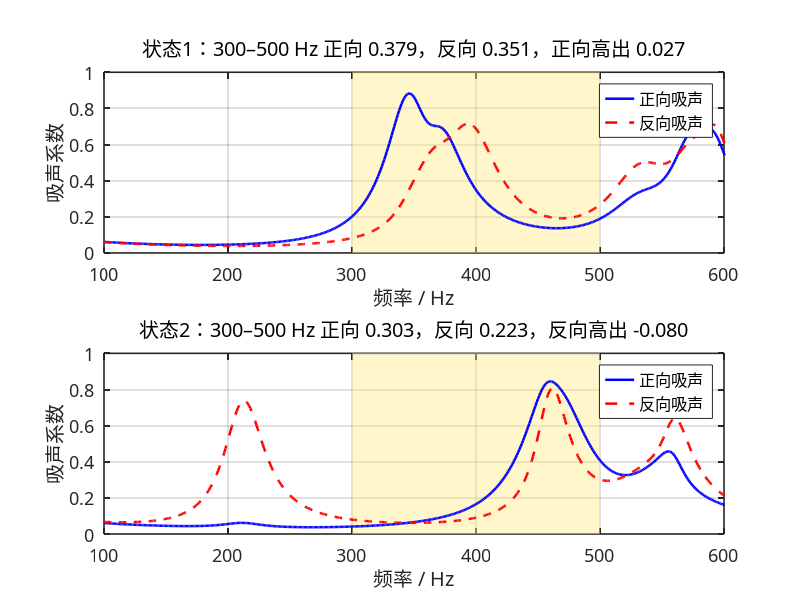

Reproduce this figure in MATLAB.
clear;
clc;
close all;

%% 1. 基本参数

f = 100:1:700;
omega = 2*pi*f;
Nf = length(f);

rho0 = 1.29;
c0 = 343;
eta = 1.89e-5;
kappa = 0.026;
Cv = 712;
gamma = 1.4;

P0 = rho0*c0^2/gamma;
Z0 = rho0*c0;

nu = eta/rho0;
mu_bar = kappa/(rho0*Cv);

W = 30e-3;
L = 30e-3;
S = W*L;

Nc = 4;

%% 2. 四单胞结构参数

% 三层微穿孔板厚度（m）。两态共用。
t = 2e-3*ones(Nc,3);

% 12 个孔径（m）。每行一个单胞，三列是三块板。两态共用。
d = 1e-3 * [
    3.482200  2.557212  3.016465;
    3.171422  0.306105  1.864388;
    4.752211  3.626446  4.791769;
    4.101110  4.167272  6.267081
];

% 状态 1 的 8 个实际腔高（m）。由逆向网络从目标曲线直接给出。
H1 = 1e-3 * [
    67.303788  52.646010;
    65.124762  29.678246;
    46.084503  60.239192;
    56.133316  29.387271
];

% 状态 2 只改这 8 个实际腔高（m）。
H2 = 1e-3 * [
    41.637306  48.051065;
    45.438458  69.496983;
    39.742972  55.336947;
    58.474866  46.266541
];

n_holes = ones(Nc,3);
phi = pi*d.^2.*n_holes/(4*S);
weight = ones(1,Nc)/Nc;

%% 3. 折纸几何

a = 30;       % mm
hc = 20;      % mm
n0 = 4;
beta = 45;    % degree

%% 4. 微穿孔板阻抗（孔径不变，只算一次）

Zp = complex(zeros(Nc,3,Nf));

for s = 1:Nc
    for j = 1:3
        y = (d(s,j)/2)./sqrt(eta./(rho0*omega));
        q = y*sqrt(-1i);
        F = 1-2*besselj(1,q)./(q.*besselj(0,q));
        Z = 1i*omega*rho0*t(s,j)./(phi(s,j).*F) ...
          + sqrt(2)*eta*y./(phi(s,j)*d(s,j)) ...
          + 1i*0.85*omega*rho0*d(s,j)/phi(s,j);
        Zp(s,j,:) = reshape(Z,1,1,Nf);
    end
end

%% 5. Full Stinson Model（与腔高无关，只算一次）

N = 200;

Sv = zeros(1,Nf);
St = zeros(1,Nf);

for m = 0:N
    am = (2*m+1)*pi/W;
    for n = 0:N
        bn = (2*n+1)*pi/L;
        lambda2 = am^2+bn^2;
        wmn = 1/(am^2*bn^2);
        Sv = Sv + wmn*lambda2./(lambda2+1i*omega/nu);
        St = St + wmn*lambda2./(lambda2+1i*omega/mu_bar);
    end
end

Fv = 64*Sv/(W^2*L^2);
Ft = 64*St/(W^2*L^2);

rho_eff = rho0./(1-Fv);
K_eff = gamma*P0./(1+(gamma-1)*Ft);

k_eff = omega.*sqrt(rho_eff./K_eff);
Z_eff = sqrt(rho_eff.*K_eff);

%% 6. 两种腔高分别算正反向吸声

Hstate = cat(3,H1,H2);
alpha = zeros(2,2,Nf);

for state = 1:2
    H = Hstate(:,:,state);
    H_mm = H*1e3;
    h = H_mm/n0;

    if any(H_mm(:)<=0) || any(H_mm(:)>n0*hc)
        error('状态 %d 的腔高必须满足 0 < H <= %.0f mm。', state, n0*hc);
    end

    q = sqrt(max(0,hc^2-h.^2));
    V11 = a.*h.*q/16;
    V12 = h.*(a-hc).*q/(16*tand(beta));
    V13 = h.*q/24.*(hc/tand(beta)-q/2);
    V_mm3 = 8*n0.*(a^2.*h/8-V11-V12-V13);

    if any(V_mm3(:)<=0)
        error('状态 %d 的折纸腔体积出现非正值。', state);
    end

    H_eq = V_mm3*1e-9/S;

    fprintf('\n========== 状态 %d ==========\n', state);
    disp('实际腔高（mm）：');
    disp(H_mm);
    disp('等效腔高（mm）：');
    disp(H_eq*1e3);

    rf = complex(zeros(1,Nf));
    rb = complex(zeros(1,Nf));
    tau = complex(zeros(1,Nf));

    for ii = 1:Nf
        Y_total = complex(zeros(2,2));
        k = k_eff(ii);
        Z = Z_eff(ii);

        for s = 1:Nc
            Tp1 = [1,Zp(s,1,ii);0,1];
            Tp2 = [1,Zp(s,2,ii);0,1];
            Tp3 = [1,Zp(s,3,ii);0,1];

            Hc1 = H_eq(s,1);
            Hc2 = H_eq(s,2);
            Tc1 = [cos(k*Hc1),1i*Z*sin(k*Hc1);
                   1i*sin(k*Hc1)/Z,cos(k*Hc1)];
            Tc2 = [cos(k*Hc2),1i*Z*sin(k*Hc2);
                   1i*sin(k*Hc2)/Z,cos(k*Hc2)];

            Tm = Tp1*Tc1*Tp2*Tc2*Tp3;
            A = Tm(1,1);
            B = Tm(1,2);
            C = Tm(2,1);
            D = Tm(2,2);
            Ys = [D/B,C-A*D/B;1/B,-A/B];
            Y_total = Y_total+weight(s)*Ys;
        end

        Y11 = Y_total(1,1);
        Y12 = Y_total(1,2);
        Y21 = Y_total(2,1);
        Y22 = Y_total(2,2);

        A = -Y22/Y21;
        B = 1/Y21;
        C = Y12-Y11*Y22/Y21;
        D = Y11/Y21;

        den = A+B/Z0+C*Z0+D;
        tau(ii) = 2/den;
        rf(ii) = (A+B/Z0-C*Z0-D)/den;
        rb(ii) = (-A+B/Z0-C*Z0+D)/den;
    end

    alpha(state,1,:) = 1-abs(rf).^2-abs(tau).^2;
    alpha(state,2,:) = 1-abs(rb).^2-abs(tau).^2;
end

%% 7. 300–500 Hz 平均吸声

band = f>=300 & f<=500;
names = {'状态1','状态2'};

fprintf('\n========== 300–500 Hz ==========\n');
for state = 1:2
    af = squeeze(alpha(state,1,band)).';
    ab = squeeze(alpha(state,2,band)).';
    if state == 1
        gap = mean(af)-mean(ab);
        fprintf('%s  正向 %.4f  反向 %.4f  正向高出 %.4f\n', ...
            names{state}, mean(af), mean(ab), gap);
    else
        gap = mean(ab)-mean(af);
        fprintf('%s  正向 %.4f  反向 %.4f  反向高出 %.4f\n', ...
            names{state}, mean(af), mean(ab), gap);
    end
end

%% 8. 绘图

if ispc
    fontName = 'Microsoft YaHei';
else
    fontName = 'WenQuanYi Micro Hei';
end

figure('Color','w','Position',[80 40 980 760]);

for state = 1:2
    subplot(2,1,state);
    hold on;

    patch([300 500 500 300],[0 0 1 1],[1 0.92 0.55], ...
        'EdgeColor','none','FaceAlpha',0.45,'HandleVisibility','off');

    af = squeeze(alpha(state,1,:)).';
    ab = squeeze(alpha(state,2,:)).';
    hF = plot(f,af,'b-','LineWidth',1.8);
    hB = plot(f,ab,'r--','LineWidth',1.8);

    mf = mean(af(band));
    mb = mean(ab(band));
    if state == 1
        name = sprintf('状态1：300–500 Hz 正向 %.3f，反向 %.3f，正向高出 %.3f', ...
            mf, mb, mf-mb);
    else
        name = sprintf('状态2：300–500 Hz 正向 %.3f，反向 %.3f，反向高出 %.3f', ...
            mf, mb, mb-mf);
    end

    grid on;
    box on;
    xlim([100 600]);
    ylim([0 1]);
    xticks(100:100:600);
    yticks(0:0.2:1);
    xlabel('频率 / Hz');
    ylabel('吸声系数');
    title(name,'FontWeight','normal');
    legend([hF,hB],{'正向吸声','反向吸声'},'Location','northeast');
    set(gca,'FontName',fontName,'FontSize',13,'LineWidth',1.1,'TickDir','in');
end

outDir = fileparts(mfilename('fullpath'));
if isempty(outDir)
    outDir = pwd;
end
print(gcf, fullfile(outDir, 'origami_two_state_result.png'), '-dpng', '-r140');
fprintf('图已保存。\n');
